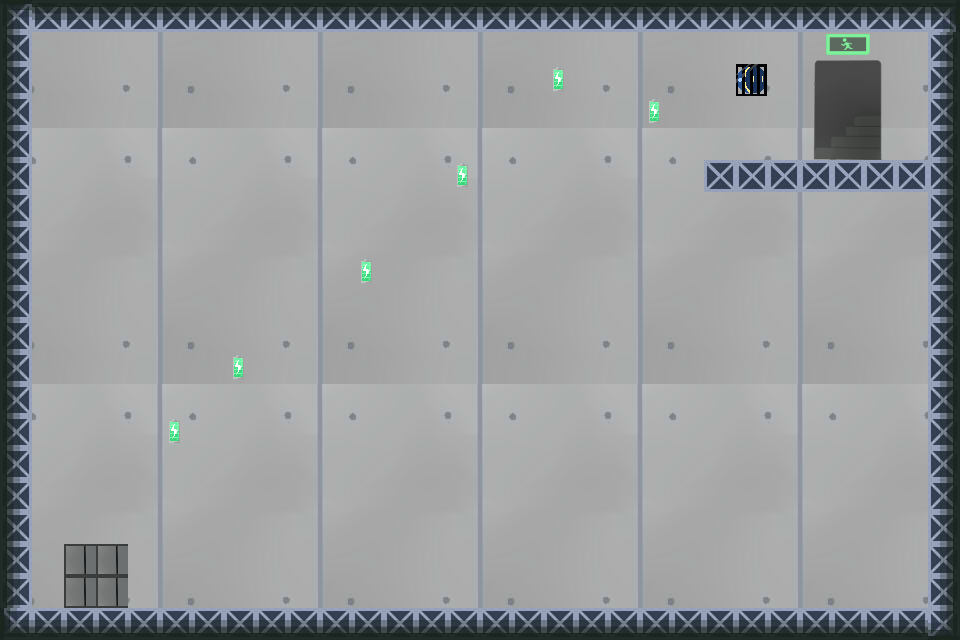

A level layout from a 2D game, rendered from its tile map. Below: a short description, then the map file with tile-grid data replaced by summaries:
An orthogonal 30x20 tile map with 32x32 px tiles, 5 tile layers (Background, Platform, Snare, Cage, ...).

<map version="1.0" tiledversion="1.1.4" orientation="orthogonal" renderorder="right-down" width="30" height="20" tilewidth="32" tileheight="32" infinite="0" nextobjectid="1">
 <tileset firstgid="1" source="地图素材.tsx" />
 <layer name="Background" width="30" height="20">
  <data>[600 cells, 600 non-empty, 40 distinct tile ids]</data>
 </layer>
 <layer name="Platform" width="30" height="20">
  <data>[600 cells, 103 non-empty, 3 distinct tile ids]</data>
 </layer>
 <layer name="Snare" width="30" height="20">
  <data>[600 cells, 19 non-empty, 14 distinct tile ids]</data>
 </layer>
 <layer name="Cage" width="30" height="20">
  <data>[600 cells, 1 non-empty, 1 distinct tile ids]</data>
 </layer>
 <layer name="Target" width="30" height="20">
  <data>[600 cells, 4 non-empty, 1 distinct tile ids]</data>
 </layer>
</map>
